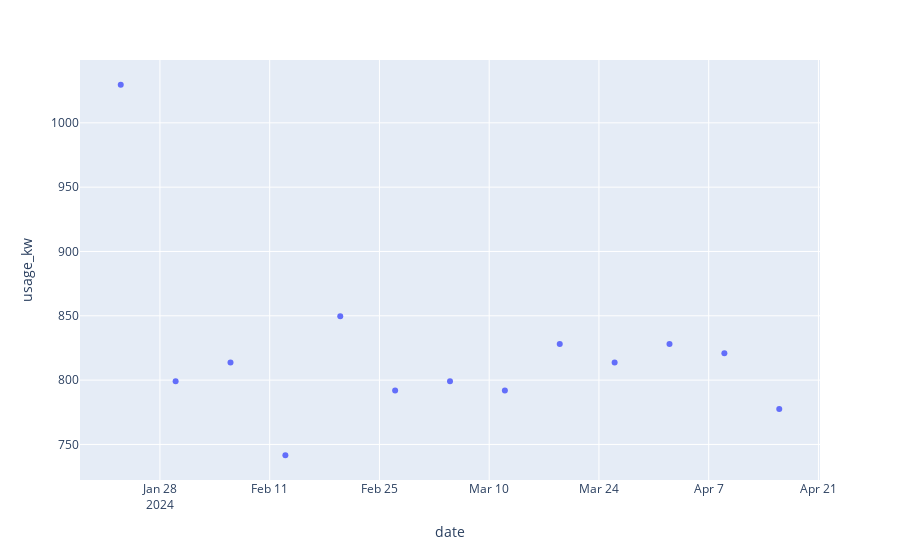

Notebook code cell kept with this figure:
### Code cell
dw_mnt_hr_df = window_df [ 
    (window_df.day_of_week == 1) &
    (window_df.minute == 10) &
    (window_df.hour_of_day == 8) 
]

fig = px.scatter(dw_mnt_hr_df, x="date", y="usage_kw")
fig.show()

### Figure 1 — Plotly figure (JSON) as saved in the notebook; plotly's stock layout.template omitted (floating-point values rounded to 4 significant figures)
{"data": [{"hovertemplate": "date=%{x}<br>usage_kw=%{y}<extra></extra>", "legendgroup": "", "marker": {"color": "#636efa", "symbol": "circle"}, "mode": "markers", "name": "", "orientation": "v", "showlegend": false, "type": "scatter", "x": ["2024-01-23", "2024-01-30", "2024-02-06", "2024-02-13", "2024-02-20", "2024-02-27", "2024-03-05", "2024-03-12", "2024-03-19", "2024-03-26", "2024-04-02", "2024-04-09", "2024-04-16"], "xaxis": "x", "y": [1030.0, 799.2, 813.6, 741.6, 849.6, 792, 799.2, 792, 828, 813.6, 828, 820.8, 777.6], "yaxis": "y"}], "layout": {"legend": {"tracegroupgap": 0}, "margin": {"t": 60}, "xaxis": {"anchor": "y", "domain": [0, 1], "title": {"text": "date"}}, "yaxis": {"anchor": "x", "domain": [0, 1], "title": {"text": "usage_kw"}}}}
